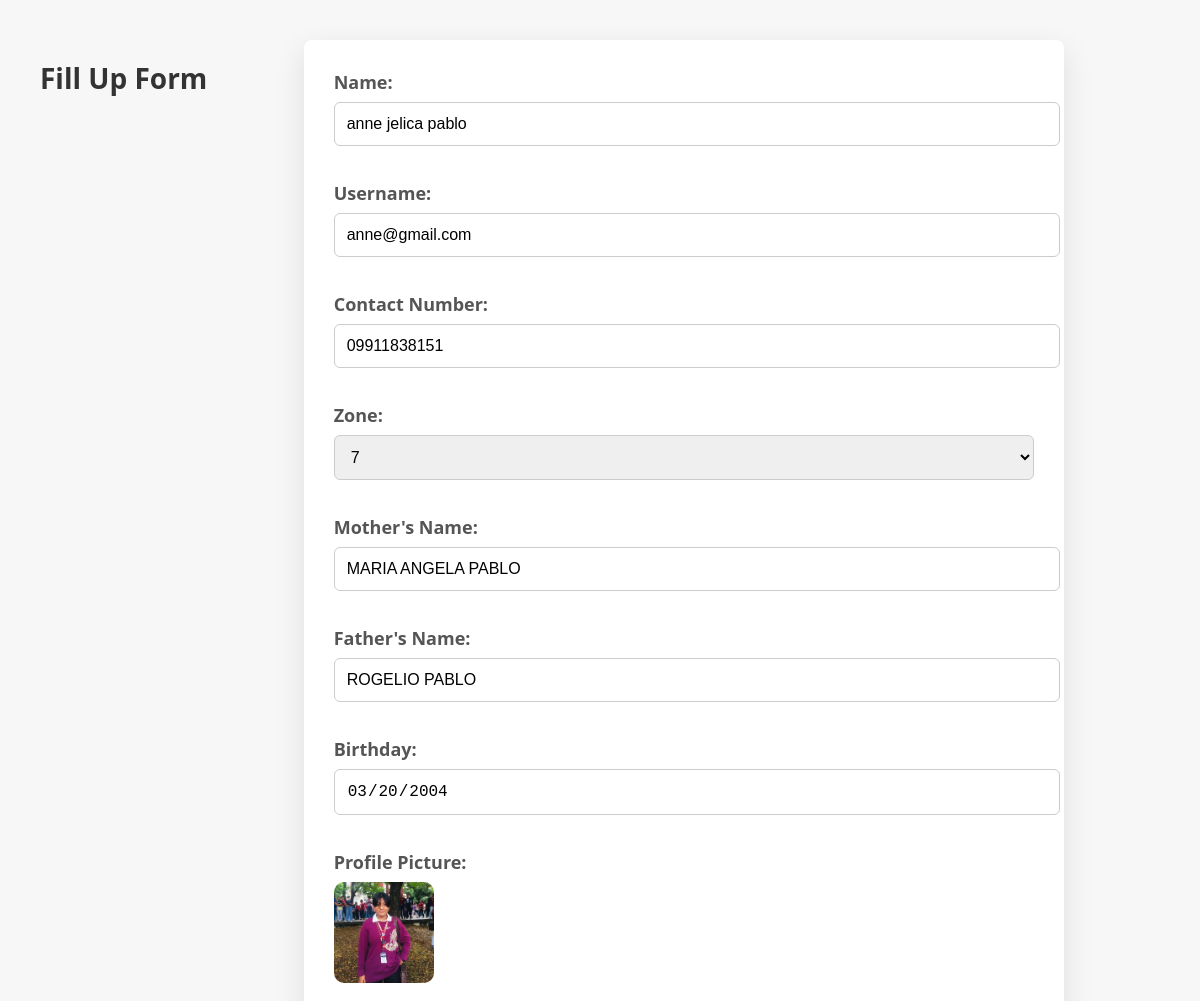
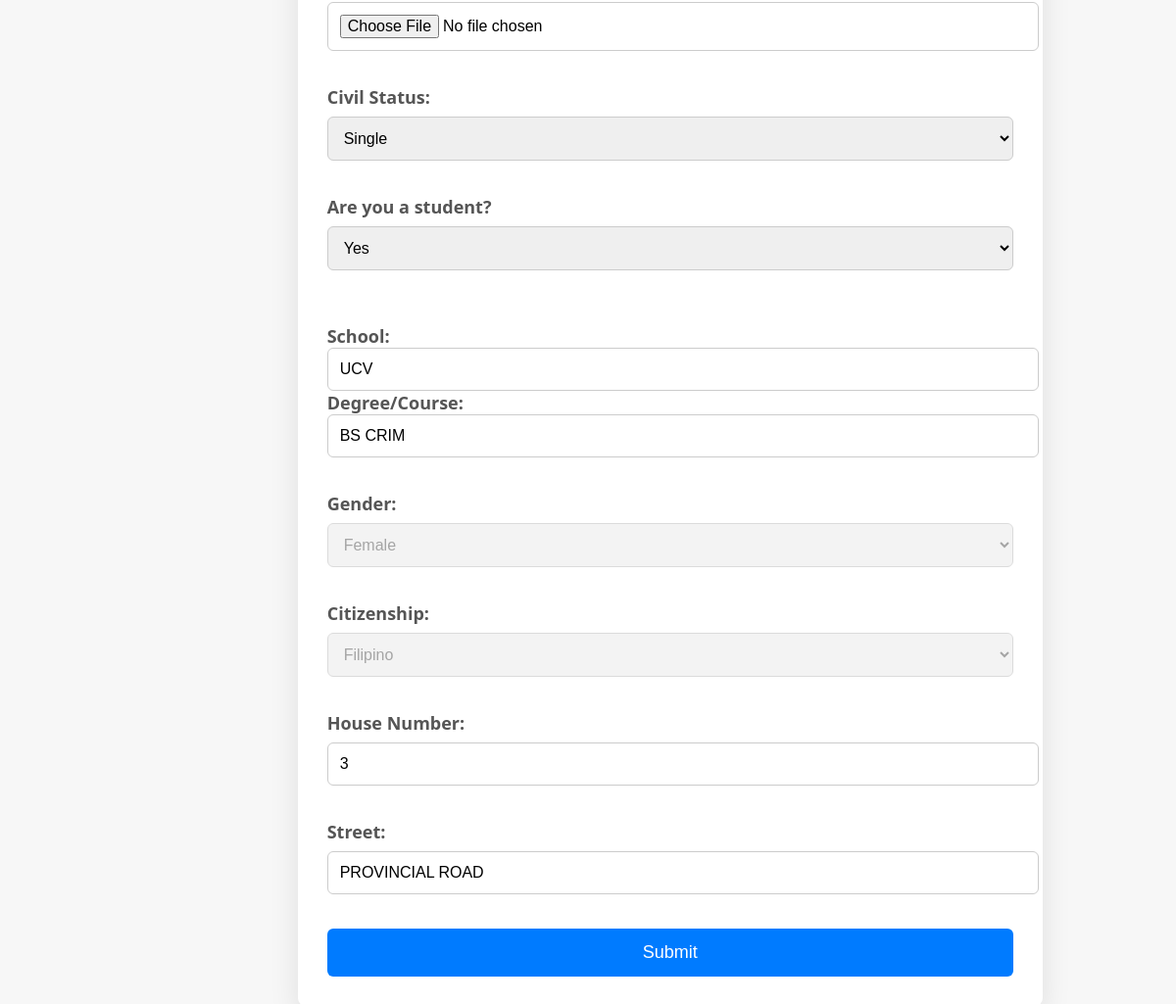
Screenshot of /frontend/fillupform.php (signed in) with the database file from the repository (2 pictures, top to bottom).
### tables this page shows
CREATE TABLE `users` (
  `id` int(11) NOT NULL,
  `name` varchar(100) NOT NULL,
  `username` varchar(50) NOT NULL,
  `contact_number` varchar(15) NOT NULL,
  `password` varchar(255) NOT NULL,
  `zone` int(11) NOT NULL,
  `mothers_name` varchar(100) NOT NULL,
  `fathers_name` varchar(100) NOT NULL,
  `birthday` date NOT NULL,
  `profile_picture` varchar(255) DEFAULT NULL,
  `gender` enum('Male','Female','Others') NOT NULL,
  `spouse_name` varchar(255) DEFAULT NULL,
  `citizenship` enum('Filipino','Dual','Others') NOT NULL,
  `house_number` varchar(50) DEFAULT NULL,
  `street` varchar(255) DEFAULT NULL,
  `work` varchar(255) DEFAULT NULL,
  `is_student` enum('Yes','No') NOT NULL,
  `school` varchar(255) DEFAULT NULL,
  `degree` varchar(255) DEFAULT NULL,
  `married` enum('Yes','No') NOT NULL
);

### frontend/fillupform.php (the view, shortened to what this page needs)
<?php
$host = 'localhost';
$dbname = 'your_database';
$username = 'root';
$password = '';
$conn = new mysqli($host, $username, $password, $dbname);
$user_id = $_SESSION['user_id'];
$user_data = [];
$stmt = $conn->prepare("SELECT * FROM users WHERE id = ?");
$stmt->bind_param("i", $user_id);
$stmt->execute();
$result = $stmt->get_result();
if ($result->num_rows > 0) {
    $user_data = $result->fetch_assoc();
}
?>
<!DOCTYPE html>
<html lang="en">
<head>
    <link rel="stylesheet" href="fillupform.css">
</head>
<body>
<h1 class="form-header">Fill Up Form</h1>
<form class="fill-up-form" method="POST" action="fillupform.php" enctype="multipart/form-data">
    <div class="form-group">
        <label class="form-label" for="name">Name:</label>
        <input class="form-input" type="text" id="name" name="name"
            value="<?php echo htmlspecialchars($user_data['name'] ?? ''); ?>"
            <?php echo !empty($user_data['name']) ? 'readonly' : ''; ?> required>
    </div>
    <div class="form-group">
        <label class="form-label" for="username">Username:</label>
        <input class="form-input" type="text" id="username" name="username"
            value="<?php echo htmlspecialchars($user_data['username'] ?? ''); ?>"
            <?php echo !empty($user_data['username']) ? 'readonly' : ''; ?> required>
    </div>
    <div class="form-group">
        <label class="form-label" for="contact_number">Contact Number:</label>
        <input class="form-input" type="text" id="contact_number" name="contact_number"
            value="<?php echo htmlspecialchars($user_data['contact_number'] ?? ''); ?>"
            <?php echo !empty($user_data['contact_number']) ? 'readonly' : ''; ?> required>
    </div>
    <div class="form-group">
        <label class="form-label" for="zone">Zone:</label>
        <select class="form-input" id="zone" name="zone" required>
            <?php
            for ($i = 1; $i <= 10; $i++) {
                $selected = (isset($user_data['zone']) && $user_data['zone'] == $i) ? 'selected' : '';
                echo "<option value=\"$i\" $selected>$i</option>";
            }
            ?>
        </select>
    </div>
    <div class="form-group">
        <label class="form-label" for="mothers_name">Mother's Name:</label>
        <input class="form-input" type="text" id="mothers_name" name="mothers_name"
            value="<?php echo htmlspecialchars($user_data['mothers_name'] ?? ''); ?>"
            <?php echo !empty($user_data['mothers_name']) ? 'readonly' : ''; ?> required>
    </div>
    <div class="form-group">
        <label class="form-label" for="fathers_name">Father's Name:</label>
        <input class="form-input" type="text" id="fathers_name" name="fathers_name"
            value="<?php echo htmlspecialchars($user_data['fathers_name'] ?? ''); ?>"
            <?php echo !empty($user_data['fathers_name']) ? 'readonly' : ''; ?> required>
    </div>
    <div class="form-group">
        <label class="form-label" for="birthday">Birthday:</label>
        <input class="form-input" type="date" id="birthday" name="birthday"
            value="<?php echo htmlspecialchars($user_data['birthday'] ?? ''); ?>"
            <?php echo !empty($user_data['birthday']) ? 'readonly' : ''; ?> required>
    </div>
    <div class="form-group">
        <label class="form-label" for="profile_picture">Profile Picture:</label>
        <?php if (!empty($user_data['profile_picture'])): ?>
            <img src="<?php echo htmlspecialchars($user_data['profile_picture']); ?>" alt="Profile Picture" style="max-width: 100px; display: block;">
        <?php endif; ?>
        <input class="form-input" type="file" id="profile_picture" name="profile_picture">
    </div>
    <div class="form-group">
        <label class="form-label" for="civil_status">Civil Status:</label>
        <select class="form-input" id="civil_status" name="civil_status" onchange="toggleMarriedFields()" required>
            <option value="Single" <?php echo (isset($user_data['civil_status']) && $user_data['civil_status'] === 'Single') ? 'selected' : ''; ?>>Single</option>
        </select>
    </div>
    <div class="form-group">
        <label class="form-label" for="is_student">Are you a student?</label>
        <select class="form-input" id="is_student" name="is_student" onchange="toggleStudentFields()">
            <option value="Yes" <?php echo (isset($user_data['is_student']) && $user_data['is_student'] === 'Yes') ? 'selected' : ''; ?>>Yes</option>
        </select>
    </div>
    <div class="form-group student-fields" style="display: <?php echo (isset($user_data['is_student']) && $user_data['is_student'] === 'Yes') ? 'block' : 'none'; ?>;">
        <label class="form-label" for="school">School:</label>
        <input class="form-input" type="text" id="school" name="school"
            value="<?php echo htmlspecialchars($user_data['school'] ?? ''); ?>">
        <label class="form-label" for="degree">Degree/Course:</label>
        <input class="form-input" type="text" id="degree" name="degree"
            value="<?php echo htmlspecialchars($user_data['degree'] ?? ''); ?>">
    </div>
    <div class="form-group">
        <label class="form-label" for="gender">Gender:</label>
        <select class="form-input" name="gender" id="gender" required
            <?php echo !empty($user_data['gender']) ? 'disabled' : ''; ?>>
            <option value="Female" <?php echo (isset($user_data['gender']) && $user_data['gender'] === 'Female') ? 'selected' : ''; ?>>Female</option>
        </select>
    </div>
    <div class="form-group">
        <label class="form-label" for="citizenship">Citizenship:</label>
        <select class="form-input" name="citizenship" id="citizenship" required
            <?php echo !empty($user_data['citizenship']) ? 'disabled' : ''; ?>>
            <option value="Filipino" <?php echo (isset($user_data['citizenship']) && $user_data['citizenship'] === 'Filipino') ? 'selected' : ''; ?>>Filipino</option>
        </select>
    </div>
    <div class="form-group">
        <label class="form-label" for="house_number">House Number:</label>
        <input class="form-input" type="text" id="house_number" name="house_number"
            value="<?php echo htmlspecialchars($user_data['house_number'] ?? ''); ?>"
            <?php echo !empty($user_data['house_number']) ? 'readonly' : ''; ?> required>
    </div>
    <div class="form-group">
        <label class="form-label" for="street">Street:</label>
        <input class="form-input" type="text" id="street" name="street"
            value="<?php echo htmlspecialchars($user_data['street'] ?? ''); ?>"
            <?php echo !empty($user_data['street']) ? 'readonly' : ''; ?> required>
    </div>
    <button class="form-button" type="submit">Submit</button>
</form>
</body>
</html>

### frontend/fillupform.css (style rules this page uses)
body { font-family: 'Segoe UI', Tahoma, Geneva, Verdana, sans-serif; background-color: #f7f7f7; margin: 0; padding: 40px; display: flex; justify-content: center; align-items: flex-start; height: 100vh; }
.form-header { text-align: center; color: #333; font-size: 28px; font-weight: 600; margin-bottom: 20px; }
.fill-up-form { width: 100%; max-width: 700px; margin: 0 auto; background: #fff; padding: 30px; border-radius: 8px; box-shadow: 0 10px 30px rgba(0, 0, 0, 0.1); display: grid; grid-template-columns: 1fr; gap: 20px; }
.form-group { margin-bottom: 15px; display: flex; flex-direction: column; }
.form-label { font-weight: bold; margin-bottom: 8px; font-size: 18px; color: #555; }
.form-input { width: 100%; padding: 12px; font-size: 16px; border: 1px solid #ccc; border-radius: 6px; transition: border-color 0.3s ease, box-shadow 0.3s ease; }
.form-button { grid-column: span 1; padding: 14px; background-color: #007BFF; color: white; border: none; border-radius: 6px; font-size: 18px; cursor: pointer; text-align: center; }
.student-fields, .work-field { grid-column: span 1; margin-top: 20px; }
img { max-width: 120px; display: block; margin-bottom: 20px; border-radius: 10px; }

### rows the page displays
users: name "anne jelica pablo", username "anne@gmail.com", contact_number "09911838151", mothers_name "MARIA ANGELA PABLO", fathers_name "ROGELIO PABLO", birthday "03/20/2004", profile_picture (picture), is_student "Yes", school "UCV", degree "BS CRIM", gender "Female", citizenship "Filipino", house_number "3", street "PROVINCIAL ROAD"

### other values shown
form field zone "7"
